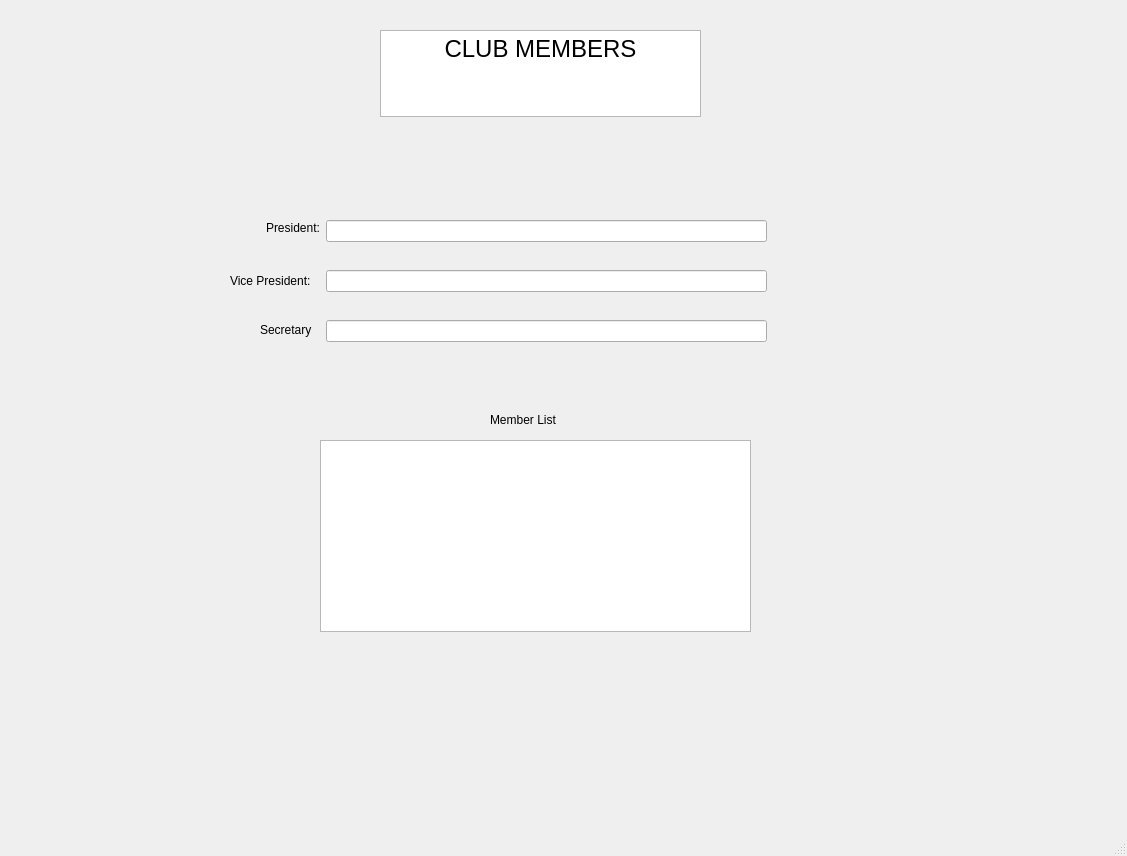
<?xml version="1.0" encoding="UTF-8"?>
<ui version="4.0">
 <class>MainWindow</class>
 <widget class="QMainWindow" name="MainWindow">
  <property name="geometry">
   <rect>
    <x>0</x>
    <y>0</y>
    <width>1127</width>
    <height>856</height>
   </rect>
  </property>
  <property name="windowTitle">
   <string>MainWindow</string>
  </property>
  <widget class="QWidget" name="centralwidget">
   <widget class="QTextEdit" name="textEdit">
    <property name="geometry">
     <rect>
      <x>380</x>
      <y>30</y>
      <width>321</width>
      <height>87</height>
     </rect>
    </property>
    <property name="html">
     <string>&lt;!DOCTYPE HTML PUBLIC &quot;-//W3C//DTD HTML 4.0//EN&quot; &quot;http://www.w3.org/TR/REC-html40/strict.dtd&quot;&gt;
&lt;html&gt;&lt;head&gt;&lt;meta name=&quot;qrichtext&quot; content=&quot;1&quot; /&gt;&lt;style type=&quot;text/css&quot;&gt;
p, li { white-space: pre-wrap; }
&lt;/style&gt;&lt;/head&gt;&lt;body style=&quot; font-family:'MS Shell Dlg 2'; font-size:7.8pt; font-weight:400; font-style:normal;&quot;&gt;
&lt;p align=&quot;center&quot; style=&quot; margin-top:0px; margin-bottom:0px; margin-left:0px; margin-right:0px; -qt-block-indent:0; text-indent:0px;&quot;&gt;&lt;span style=&quot; font-size:18pt;&quot;&gt;CLUB MEMBERS&lt;/span&gt;&lt;/p&gt;&lt;/body&gt;&lt;/html&gt;</string>
    </property>
   </widget>
   <widget class="QLabel" name="label">
    <property name="geometry">
     <rect>
      <x>266</x>
      <y>220</y>
      <width>55</width>
      <height>16</height>
     </rect>
    </property>
    <property name="text">
     <string>President:</string>
    </property>
   </widget>
   <widget class="QLineEdit" name="lineEdit">
    <property name="geometry">
     <rect>
      <x>326</x>
      <y>220</y>
      <width>441</width>
      <height>22</height>
     </rect>
    </property>
   </widget>
   <widget class="QLabel" name="label_2">
    <property name="geometry">
     <rect>
      <x>230</x>
      <y>270</y>
      <width>91</width>
      <height>21</height>
     </rect>
    </property>
    <property name="text">
     <string>Vice President:</string>
    </property>
   </widget>
   <widget class="QLineEdit" name="lineEdit_2">
    <property name="geometry">
     <rect>
      <x>326</x>
      <y>270</y>
      <width>441</width>
      <height>22</height>
     </rect>
    </property>
   </widget>
   <widget class="QLineEdit" name="lineEdit_3">
    <property name="geometry">
     <rect>
      <x>326</x>
      <y>320</y>
      <width>441</width>
      <height>22</height>
     </rect>
    </property>
   </widget>
   <widget class="QLabel" name="label_3">
    <property name="geometry">
     <rect>
      <x>260</x>
      <y>320</y>
      <width>61</width>
      <height>20</height>
     </rect>
    </property>
    <property name="text">
     <string>Secretary</string>
    </property>
   </widget>
   <widget class="QListWidget" name="listWidget">
    <property name="geometry">
     <rect>
      <x>320</x>
      <y>440</y>
      <width>431</width>
      <height>192</height>
     </rect>
    </property>
   </widget>
   <widget class="QLabel" name="label_4">
    <property name="geometry">
     <rect>
      <x>490</x>
      <y>410</y>
      <width>101</width>
      <height>20</height>
     </rect>
    </property>
    <property name="text">
     <string>Member List</string>
    </property>
   </widget>
  </widget>
  <widget class="QMenuBar" name="menubar">
   <property name="geometry">
    <rect>
     <x>0</x>
     <y>0</y>
     <width>1127</width>
     <height>26</height>
    </rect>
   </property>
  </widget>
  <widget class="QStatusBar" name="statusbar"/>
 </widget>
 <resources/>
 <connections/>
</ui>
